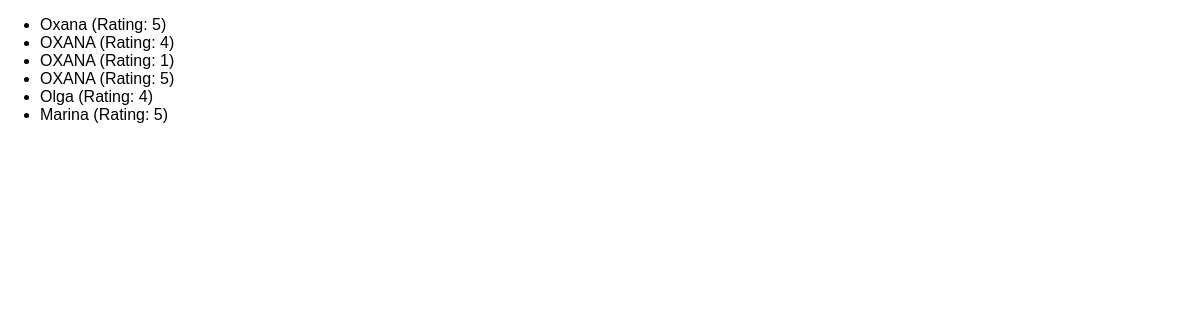
The app's page /reviews with its own data.
### reviews/models.py (models this page shows)
class Review(models.Model):
    user_name = models.CharField(max_length=100)
    review_text = models.TextField()
    rating = models.IntegerField()

### reviews/views.py (the view)
# urls.py: path("reviews", views.ReviewsListView.as_view()),
class ReviewsListView(ListView):
    template_name = "reviews/review_list.html"
    model = Review
    context_object_name = "reviews"
    def get_queryset(self):
        base_query = super().get_queryset()
        return base_query

### reviews/templates/reviews/review_list.html
{% extends "reviews/base.html" %} {% block title %} All Reviews {% endblock %}
{% block content %}
<ul>
  {% for review in reviews %}
  <li>{{ review.user_name }} (Rating: {{ review.rating }})</li>
  {% endfor %}
</ul>
{% endblock %}

### reviews/static/reviews/styles.css (style rules this page uses)
body { font-family: sans-serif; margin: 0; }

### records on screen
Review: user_name "Oxana", rating "5"
Review: user_name "OXANA", rating "4"
Review: user_name "OXANA", rating "1"
Review: user_name "OXANA", rating "5"
Review: user_name "Olga", rating "4"
Review: user_name "Marina", rating "5"
